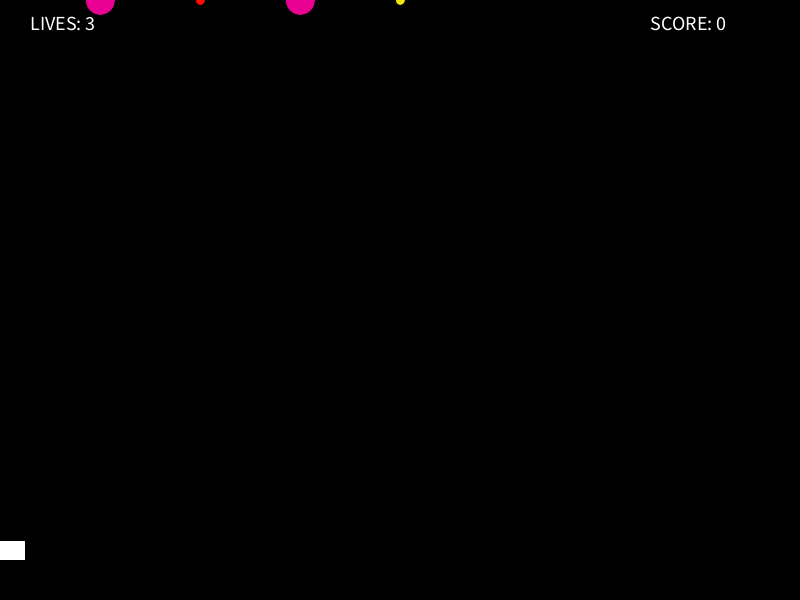
Frame 1 (no input)
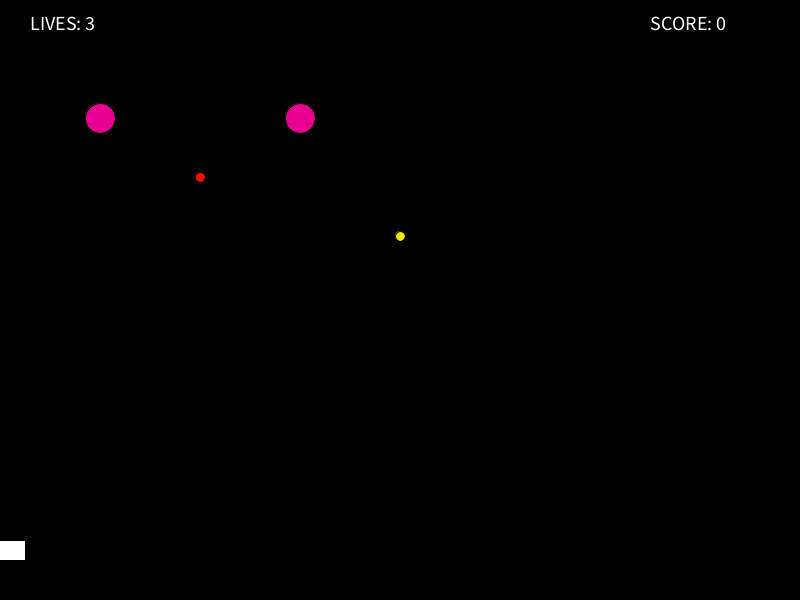
Frame 60 (the mouse pressed at the canvas centre just before this capture)
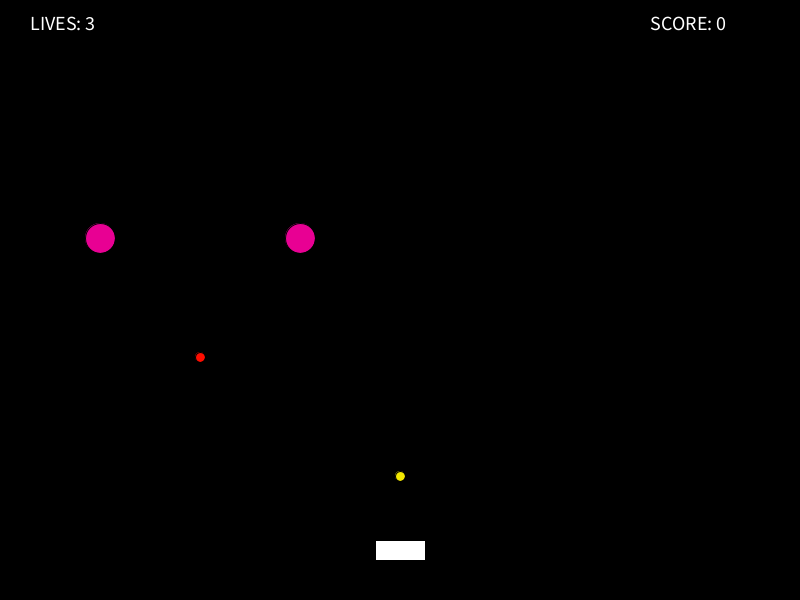
Frame 120 (the mouse held since frame 60 and released just before this capture)

The Processing sketch that drew these frames (run headless with seeded random() and noise(); from frame 60 on, the mouse is pressed at the canvas centre):

// Processing sketch: e01_graTypyKulek
// ── e01_graTypyKulek.pde
float ballsX[] = {100, 200, 300, 400};
float ballsY[] = {0, 0, 0, 0};
float balls_speed[] = {2.0, 3.0, 2.0, 4.0};
//boolean ballsType[] = {true,true,false,true};
int ballsType[] = {1, 2, 1, 3};

int score = 0;
int lives = 3;

void setup() {
  size( 800, 600 );
  rectMode( CENTER ); // rysowanie, "od środka"
}

void draw() {

  if ( lives > 0 ) {

    background(0);

    for ( int i = 0; i < ballsX.length; i ++ ) {

      if ( dist( mouseX, 550, ballsX[i], ballsY[i] ) > 10 ) {

        fill(255);
        rect( mouseX, 550, 50, 20 );

        if ( ballsType[i] == 1 ) {
          fill(#E80093);
          ellipse( ballsX[i], ballsY[i], 30, 30 );
        } else if (ballsType[i] == 2){
          
        fill(#ff0d00);
          ellipse( ballsX[i], ballsY[i], 10, 10 );
        } else {
          fill(#F2E700);
          ellipse( ballsX[i], ballsY[i], 10, 10 );
        }



        ballsY[i] += balls_speed[i];
      } else {

        fill( #00E2E8 );
        rect( mouseX, 550, 50, 20 );

        ballsY[i] = 0;
        ballsX[i] = random( 10, 700 );

        score = score + 1; // score += 1 lub score++ 

        balls_speed[i] += 2;


        println( score );
      }

      if ( ballsY[i] > height ) {

        lives = lives - 1;
        ballsY[i] = 0;
        ballsX[i] = random( 10, 700 );
        println( "booo... " + lives );
      }
    }

    textSize( 20 );
    fill( #FFFFFF );
    text( "SCORE: " + score, 650, 30 );
    text( "LIVES: " + lives, 30, 30 );
  } else {

    background( #FF0000 );

    textSize( 100 );
    textAlign(CENTER, CENTER);
    fill( #FFFFFF );
    text( "GAME OVER!", width/2, height/2 );
  }
}
